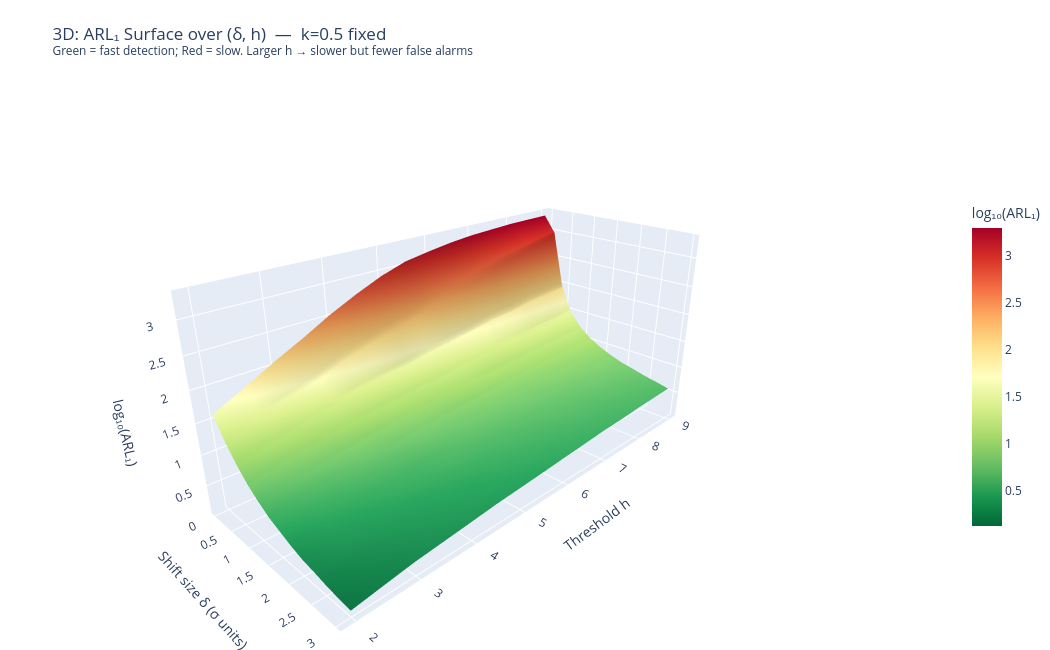

Notebook code for this chart:
### Markdown cell above
### 9.5 ARL₁ Surface over $(h, \delta)$ at Fixed $k = 0.5$

With the allowance fixed, this surface shows how detection speed depends jointly on the threshold $h$ and the true shift size $\delta$. The steep gradient along $\delta$ confirms CUSUM's rapid power gain once the shift exceeds the allowance.

### Code cell
# ── 9.5 Plotly 3D: ARL₁ surface over (h, δ) at fixed k=0.5 ──────────────────
np.random.seed(4)
delta_range = np.arange(0.0, 3.1, 0.25)
h_range2    = np.arange(2.0, 9.1, 0.5)
D_grid, H2_grid = np.meshgrid(delta_range, h_range2, indexing='ij')

arl1_surface = np.zeros_like(D_grid)
for i, dd in enumerate(delta_range):
    for j, hh in enumerate(h_range2):
        arl1_surface[i, j], _ = mc_arl(k=0.5, h=hh, delta=dd, n_sim=800)

# Clip for log: replace very large values with max_run proxy
arl1_clipped = np.clip(arl1_surface, 1, 2000)

# 2D heatmap companion
fig2d, ax2d = plt.subplots(figsize=(10, 5))
im = ax2d.imshow(np.log10(arl1_clipped), aspect='auto', cmap='RdYlGn',
                 origin='lower',
                 extent=[h_range2[0], h_range2[-1], delta_range[0], delta_range[-1]])
plt.colorbar(im, ax=ax2d, label='log₁₀(ARL₁)')
ax2d.set_xlabel('Threshold h'); ax2d.set_ylabel('Shift δ (σ)')
ax2d.set_title('ARL₁ Heatmap  (k=0.5, fixed)  — green = fast detection')
ax2d.contour(h_range2, delta_range, np.log10(arl1_clipped),
             levels=[1.0], colors='blue', linewidths=1.5)   # ARL₁=10 iso-line
plt.tight_layout(); plt.show()

# 3D Plotly surface
fig3d = go.Figure(go.Surface(
    x=D_grid, y=H2_grid, z=np.log10(arl1_clipped),
    colorscale='RdYlGn',
    reversescale=True,
    colorbar=dict(title='log₁₀(ARL₁)', len=0.6),
    hovertemplate='δ=%{x:.2f}σ<br>h=%{y:.1f}<br>ARL₁=%{customdata:.0f}<extra></extra>',
    customdata=arl1_clipped,
))
fig3d.update_layout(
    title='3D: ARL₁ Surface over (δ, h)  —  k=0.5 fixed<br>'
          '<sup>Green = fast detection; Red = slow. '
          'Larger h → slower but fewer false alarms</sup>',
    scene=dict(
        xaxis_title='Shift size δ (σ units)',
        yaxis_title='Threshold h',
        zaxis_title='log₁₀(ARL₁)',
        camera=dict(eye=dict(x=1.6, y=-1.6, z=1.0)),
    ),
    height=650, width=1050, margin=dict(l=0, r=0, t=80, b=0),
)
fig3d.show()

### Figure 1 — Plotly figure (JSON) as saved in the notebook; plotly's stock layout.template omitted (floating-point values rounded to 4 significant figures; data arrays with more than 128 entries replaced by an {"elided": "..."} marker saying what was removed)
{"data": [{"colorbar": {"len": 0.6, "title": {"text": "log₁₀(ARL₁)"}}, "colorscale": [[0, "rgb(165,0,38)"], [0.1, "rgb(215,48,39)"], [0.2, "rgb(244,109,67)"], [0.3, "rgb(253,174,97)"], [0.4, "rgb(254,224,139)"], [0.5, "rgb(255,255,191)"], [0.6, "rgb(217,239,139)"], [0.7, "rgb(166,217,106)"], [0.8, "rgb(102,189,99)"], [0.9, "rgb(26,152,80)"], [1, "rgb(0,104,55)"]], "customdata": {"elided": "13x15 float values"}, "hovertemplate": "δ=%{x:.2f}σ<br>h=%{y:.1f}<br>ARL₁=%{customdata:.0f}<extra></extra>", "reversescale": true, "type": "surface", "x": {"elided": "13x15 float values"}, "y": {"elided": "13x15 float values"}, "z": {"elided": "13x15 float values"}}], "layout": {"height": 650, "margin": {"b": 0, "l": 0, "r": 0, "t": 80}, "scene": {"camera": {"eye": {"x": 1.6, "y": -1.6, "z": 1}}, "xaxis": {"title": {"text": "Shift size δ (σ units)"}}, "yaxis": {"title": {"text": "Threshold h"}}, "zaxis": {"title": {"text": "log₁₀(ARL₁)"}}}, "title": {"text": "3D: ARL₁ Surface over (δ, h)  —  k=0.5 fixed<br><sup>Green = fast detection; Red = slow. Larger h → slower but fewer false alarms</sup>"}, "width": 1050}}
